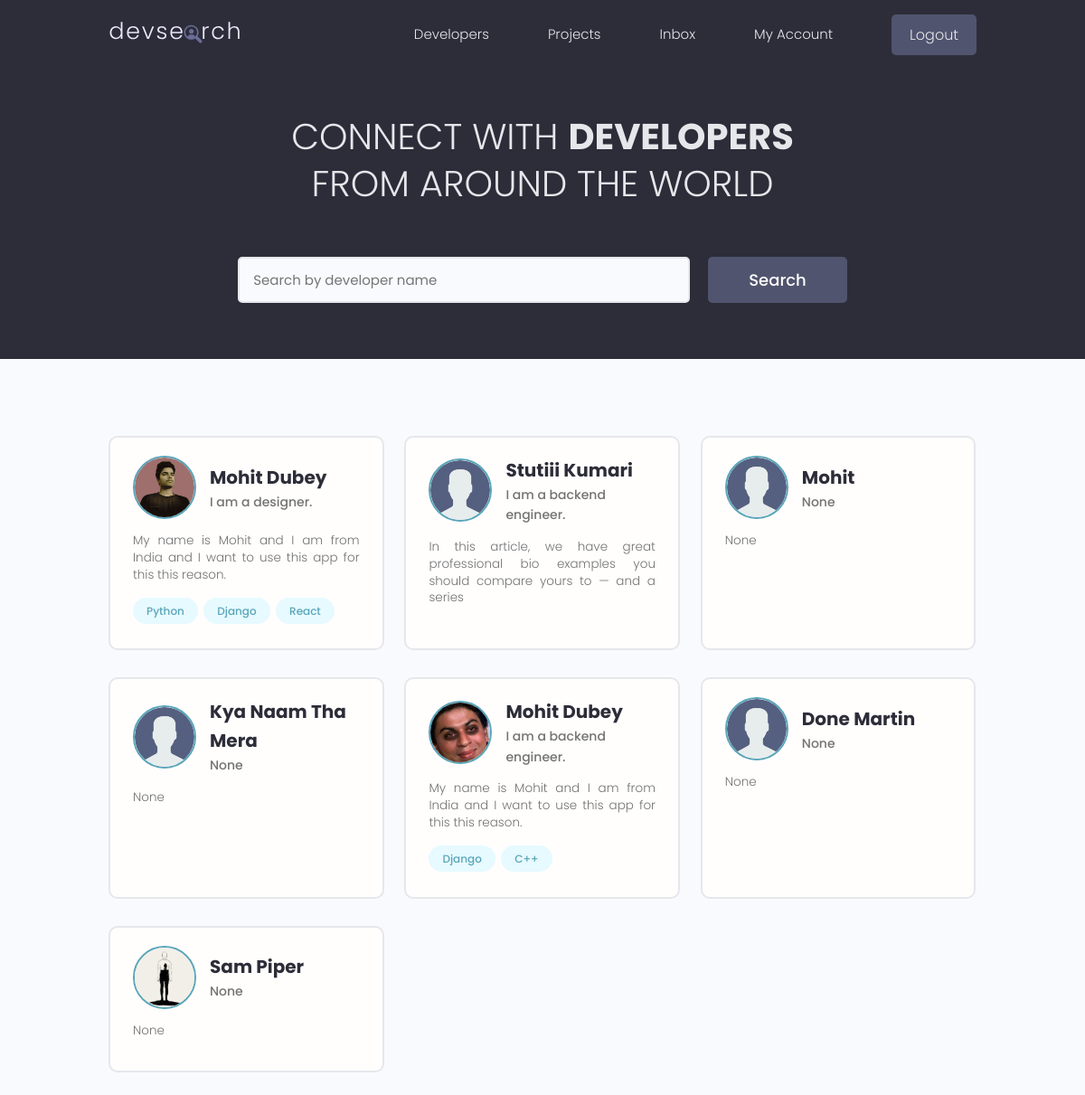
The app's page / (signed in) with its own data.
### users/models.py (models this page shows, shortened)
class Profile(models.Model):
    users = models.OneToOneField(User, on_delete=models.CASCADE,null=True,blank=True)
    username = models.CharField(max_length=200,blank=True,null=True)
    location = models.CharField(max_length=200,blank=True,null=True)
    name = models.CharField(max_length=200,blank=True,null=True)
    email = models.EmailField(max_length=254,blank=True,null=True)
    short_intro = models.CharField(max_length=200,blank=True,null=True)
    bio = models.CharField(max_length=200,blank=True,null=True)
    profile_image = models.ImageField(null=True, blank = True, upload_to='profiles/', default = 'profiles/user.png')
    social_github = models.CharField(max_length=200,blank=True,null=True)
    social_linkedin = models.CharField(max_length=200,blank=True,null=True)
    social_twitter = models.CharField(max_length=200,blank=True,null=True)
    social_youtube = models.CharField(max_length=200,blank=True,null=True)
    created = models.DateTimeField(auto_now_add=True)
    id=models.UUIDField(default=uuid.uuid4,unique=True, primary_key=True ,editable=False)

class Skill(models.Model):
    owner = models.ForeignKey(Profile, on_delete=models.CASCADE,null=True,blank=True)
    name = models.CharField(max_length=200,blank=True,null=True)
    description = models.TextField(blank=True,null=True)
    created = models.DateTimeField(auto_now_add=True)
    id=models.UUIDField(default=uuid.uuid4,unique=True, primary_key=True ,editable=False)
    def __str__(self):
        return str(self.name)

### users/views.py (the view)
# urls.py: path('',views.profiles,name='profiles'),
def profiles(request):
    profiles = Profile.objects.all()
    context = {'profiles':profiles}
    return render(request,'users/profiles.html',context)

### users/templates/users/profiles.html (shortened to what this page needs)
{% extends 'main.html' %}
{% block body %}
<main class="home">
  <section class="hero-section text-center">
    <div class="container container--narrow">
      <div class="hero-section__box">
        <h2>CONNECT WITH <span>DEVELOPERS</span></h2>
        <h2>FROM AROUND THE WORLD</h2>
      </div>
      <div class="hero-section__search">
        <form class="form" action="#" method="get">
          <div class="form__field">
            <input
              class="input input--text"
              id="formInput#search"
              type="text"
              name="text"
              placeholder="Search by developer name"
            />
          </div>
          <input class="btn btn--sub btn--lg" type="submit" value="Search" />
        </form>
      </div>
    </div>
  </section>
  <section class="devlist">
    <div class="container">
      <div class="grid grid--three">
          {% for profile in profiles %}
        <div class="column card">
          <div class="dev">
            <a href="{% url 'user-profile' profile.id %}" class="card__body">
              <div class="dev__profile">
                <img
                  class="avatar avatar--md"
                  src="{{profile.profile_image.url}}"
                  alt="image"
                />
                <div class="dev__meta">
                  <h3>{{profile.name}}</h3>
                  <h5>{{profile.short_intro}}</h5>
                </div>
              </div>
              <p class="dev__info"> {{profile.bio|slice:"100"}} </p>
              <div class="dev__skills">
                {% for skill in profile.skill_set.all|slice:"3" %}
                  <span class="tag tag--pill tag--main">
                      <small>{{skill}}</small>
                    </span>
                {% endfor %}
              </div>
            </a>
          </div>
        </div>
        {% endfor %}
        </div>
      </div>
  </section>
</main>
{% endblock body %}

### static/style/app.css (style rules this page uses)
:root { --color-sub: #2d2d39; }
.btn--sub { background-color: var(--color-sub-light); }
.card { border: 2px solid var(--color-light); }
img { width: 100%; }
.hero-section { height: 40vh; display: flex; align-items: center; background-color: var(--color-sub); }
.hero-section__box { margin-bottom: 4rem; }
.hero-section__box > h2, .hero-section__box > h2 > span { font-size: 4rem; color: var(--color-light); line-height: 1.3; text-transform: uppercase; }
.hero-section__box > h2 { font-weight: 300; }
.hero-section__box > h2 > span { font-weight: 700; }
.hero-section__search > .form { display: flex; align-items: center; justify-content: center; gap: 2rem; }
.hero-section__search > .form input.input--text { width: 50rem; }
.devlist { margin-top: 8rem; }
.devlist .grid { align-items: stretch; }
.devlist .dev .dev__profile { display: flex; align-items: center; gap: 1.5rem; }
.devlist .dev .dev__meta h3 { color: var(--color-sub); font-size: 2rem; font-weight: 700; }
.devlist .dev .dev__meta h5 { color: var(--color-text); font-size: 1.4rem; font-weight: 500; }
.devlist .dev .dev__info { margin: 1.5rem 0; font-size: 1.35rem; line-height: 1.4; text-align: justify; }

### static/uikit/styles/modules/_variables.css (style rules this page uses)
:root { --color-main: #5aa5b9; --color-main-light: #e6faff; --color-sub: #3f4156; --color-sub-light: #51546e; --color-sub-lighter: #ededfd; --color-text: #737373; --color-gray: #8b8b8b; --color-light: #e5e7eb; --color-light-gray: #767676; --color-bg: #f8fafd; --color-white: #fffefd; --color-white-light: #f3f3f3; --color-success: #359e64; --color-success-bg: #def8e8; --color-error: #fc4b0b; --color-error-bg: #fff2ee; --font-base: 'Poppins', arial, helvetica, 'Segoe UI', roboto, ubuntu, sans-serif; --font-monospace: 'Fira Code', 'Courier New', courier, monospace; --font-regular: 300; --font-medium: 500; --font-bold: 700; --generic-shadow: 1px 1px 5px #00000010; --generic-transition: all 0.3s ease-in-out; }

### static/uikit/styles/modules/_base.css (style rules this page uses)
* { margin: 0; padding: 0; box-sizing: border-box; text-rendering: optimizeLegibility; color: inherit; font-size: inherit; }
html { font-size: 50%; }
@media only screen and (min-width: 480px) { html { font-size: 56.25%; } }
@media only screen and (min-width: 1200px) { html { font-size: 62.5%; } }
body { line-height: 1.6; font-weight: 400; font-size: 1.5rem; color: var(--color-text); background-color: var(--color-bg); min-height: 100vh; }

### static/uikit/styles/modules/_typography.css (style rules this page uses)
* { font-family: var(--font-base); }
h2 { font-size: 3.6rem; font-weight: var(--font-bold); }
h3 { font-size: 3.2rem; font-weight: var(--font-medium); }
h5 { font-size: 2.4rem; font-weight: var(--font-medium); }
h5, h6 { font-weight: var(--font-regular); }
p, span, strong { font-size: 1.6rem; color: var(--color-text); font-weight: var(--font-regular); }
a { padding-bottom: 2px; text-decoration: none; display: inline-block; color: var(--color-main); font-weight: var(--font-medium); }

### static/uikit/styles/modules/_utilities.css (style rules this page uses)
.container { width: 92%; max-width: 165rem; margin: 0 auto; box-sizing: border-box; }
.container--narrow { width: 92%; max-width: 120rem; }
@media screen and (min-width: 1000px) { .container { width: 90%; } }
@media screen and (min-width: 1000px) { .container--narrow { width: 85%; } }
@media screen and (min-width: 1200px) { .container { width: 80%; } }
@media screen and (min-width: 1200px) { .container--narrow { width: 72%; } }
.text-center { text-align: center; }

### static/uikit/styles/modules/_avatar.css (style rules this page uses)
.avatar { border-radius: 50%; border: 2px solid var(--color-main); object-fit: cover; }
.avatar--md { height: 7rem; width: 7rem; }

### static/uikit/styles/modules/_button.css (style rules this page uses)
.btn { display: inline-block; position: relative; cursor: pointer; background-color: var(--color-light); font-weight: var(--font-medium); color: var(--color-sub); text-decoration: none; padding: 1rem 2rem; border-radius: 0.5rem; border: none; width: -webkit-fit-content; width: -moz-fit-content; width: fit-content; height: -webkit-fit-content; height: -moz-fit-content; height: fit-content; font-size: 1.6rem; outline-width: 0; outline-color: transparent; -webkit-backface-visibility: hidden; backface-visibility: hidden; transition: all 0.3s ease-in-out; }
.btn--sub { background-color: var(--color-sub); color: var(--color-white); }
.btn--lg { font-size: 1.8rem; padding: 1.2rem 4.5rem; }

### static/uikit/styles/modules/_card.css (style rules this page uses)
.card { border-radius: 1rem; background-color: var(--color-white); border: 1.5px solid var(--color-light); width: auto; height: auto; margin-top: 0.5rem; margin-bottom: 0.5rem; overflow: hidden; }
.card__body, .card__header { padding: 2rem 2.5rem; }

### records on screen
Profile: profile_image (picture), name "Mohit Dubey", short_intro "I am a designer.", bio "My name is Mohit and I am from India and I want to use this app for this this reason."
Skill: name "Python"
Skill: name "Django"
Skill: name "React"
Profile: profile_image (placeholder picture), name "Stutiii Kumari", short_intro "I am a backend engineer.", bio "In this article, we have great professional bio examples you should compare yours to — and a series"
Profile: profile_image (placeholder picture), name "Mohit", short_intro "None", bio "None"
Profile: profile_image (placeholder picture), name "Kya Naam Tha Mera", short_intro "None", bio "None"
Profile: profile_image (picture), name "Mohit Dubey", short_intro "I am a backend engineer.", bio "My name is Mohit and I am from India and I want to use this app for this this reason."
Skill: name "Django"
Skill: name "C++"
Profile: profile_image (placeholder picture), name "Done Martin", short_intro "None", bio "None"
Profile: profile_image (picture), name "Sam Piper", short_intro "None", bio "None"
